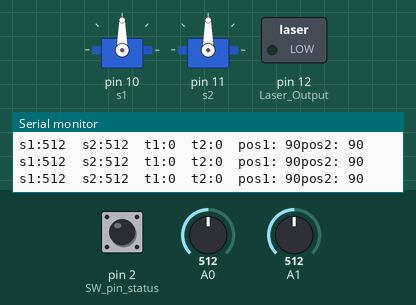
This sketch was run on a simulated Arduino Uno, built with avr-gcc and run on an emulated ATmega328P. Shown: 2 × servo, switched loads named in the sketch (green lamp = pin HIGH), the last lines printed to the serial monitor. The inputs (shaded band) are chosen by the test bench; at power-on: A0 = 512, A1 = 512, pin 2 (SW_pin_status) HIGH.

Above: at 1.2 s.
1.3 s: A0 set to 464
4.3 s: A0 set to 436
At 4.71 s:
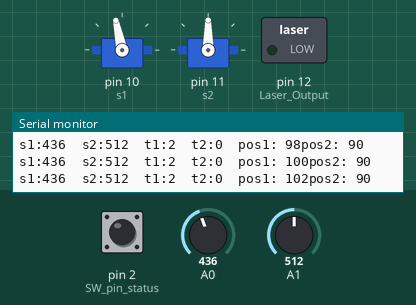
7.3 s: A1 set to 440
At 7.35 s:
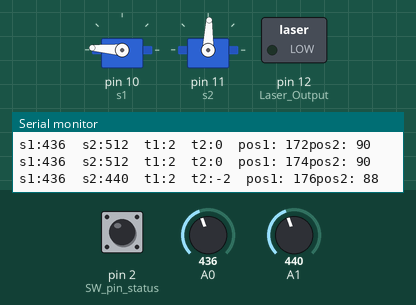
10.3 s: A1 set to 551
At 10.3 s:
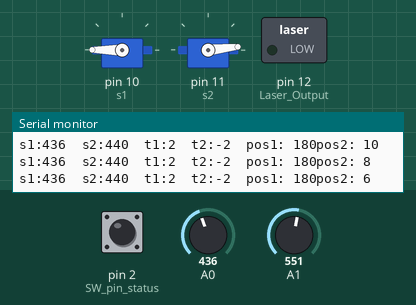
11.8 s: A1 set to 570
At 12.78 s:
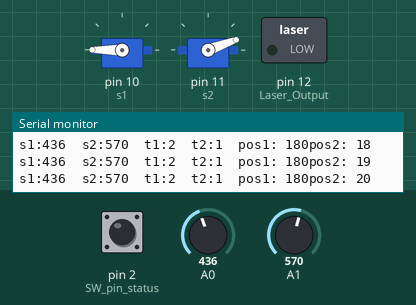
14.8 s: pin 2 (SW_pin_status) pulled LOW for 0.15 s
At 14.85 s:
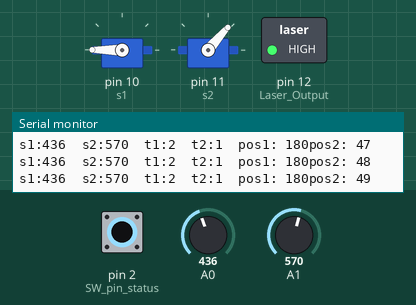
Timing chart, 0 to 21.4 s (numbered marks = the images above; inputs shaded):
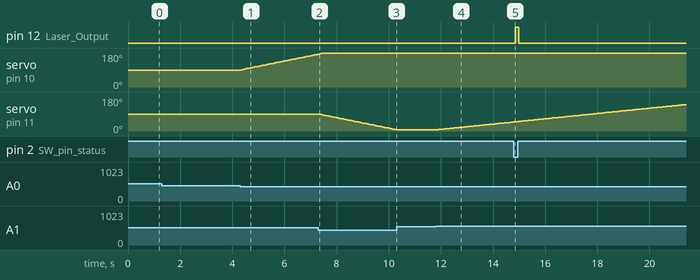

Measured:
- the behaviour switches between 451 and 450 on A0 (found by bisection; images 0 and 1)
- the behaviour switches between 562 and 563 on A1 (found by bisection; images 3 and 4)
- after the input at 4.3 s, servo on pin 10 (s1): moves from 90° to 174° over 2.9 s, starting after 0.05 s
- after the input at 7.3 s, servo on pin 11 (s2): moves from 90° to 6° over 2.9 s, starting after 0.05 s
- after the input at 10.3 s, servo on pin 11 (s2): stays 6° (without the input it goes to 4° after 0.05 s)
- after the input at 11.8 s, servo on pin 11 (s2): moves from 6° to 48° over 2.9 s, starting after 0.05 s
- after the input at 14.8 s, pin 12 (Laser_Output): LOW → HIGH after 0.05 s, → LOW 0.14 s later

The sketch:

source_code.ino
```cpp
//by Shubham Santosh

#include<Servo.h>
 Servo s1,s2;

void setup() {
  s1.attach(10); //defining the pins for the servo's
  s2.attach(11);
  pinMode(12,OUTPUT); //Laser Output
  pinMode(2,INPUT);   //SW pin status
  digitalWrite(2,HIGH);
  Serial.begin(9600);  //Start Seria Monitor

  // put your setup code here, to run once:
}
int p1=90,p2=90;   // initial position of both servos in degree
void loop()
{

  int t1=0,t2=0;  //rate of increment/decrement of angle
  int a=analogRead(A0); // reads analog x-y readings of joystick
  int b=analogRead(A1);

  //when joystick is moved away from the center
  if(a<=450 or a>=550)
  {
    t1=map(a,0,1023,10,-10);
    p1=change(p1,t1);  //change the servo's current position

  }
  if(b<=450 or b>=550)
  {
    t2=map(b,0,1023,-10,10);
    p2=change(p2,t2);  //change the servo's current position

  }
   s1.write(p1); // rotate the servo's if the joystick is moved
   s2.write(p2);
  if(digitalRead(2)==LOW)  //reads the status of joystick's SW pin
  digitalWrite(12,HIGH);
  else
  digitalWrite(12,LOW);

  //print the analog readings of joystick and servo degree(For Verification)
  Serial.print("s1:");
  Serial.print(a);
  Serial.print("\t");
  Serial.print("s2:");
  Serial.print(b);
  Serial.print("\t");
  Serial.print("t1:");
  Serial.print(t1);
  Serial.print("\t");
  Serial.print("t2:");
  Serial.print(t2);
  Serial.print("\t");
  Serial.print("pos1: ");
  Serial.print(p1);
  Serial.print("pos2: ");
  Serial.println(p2);

  delay(70);          // for Stability
}

int change(int pos,int t)
{
    pos=pos+t;                   // Increment/decrement the Servo angle
    if (pos>180)                //  maximum anlgle of servo is 180 degree
    pos=180;
    if(pos<0)                  // minimum angle of servo is 0 degree
    pos=0;
    return(pos);               //return the change of position
}
```
